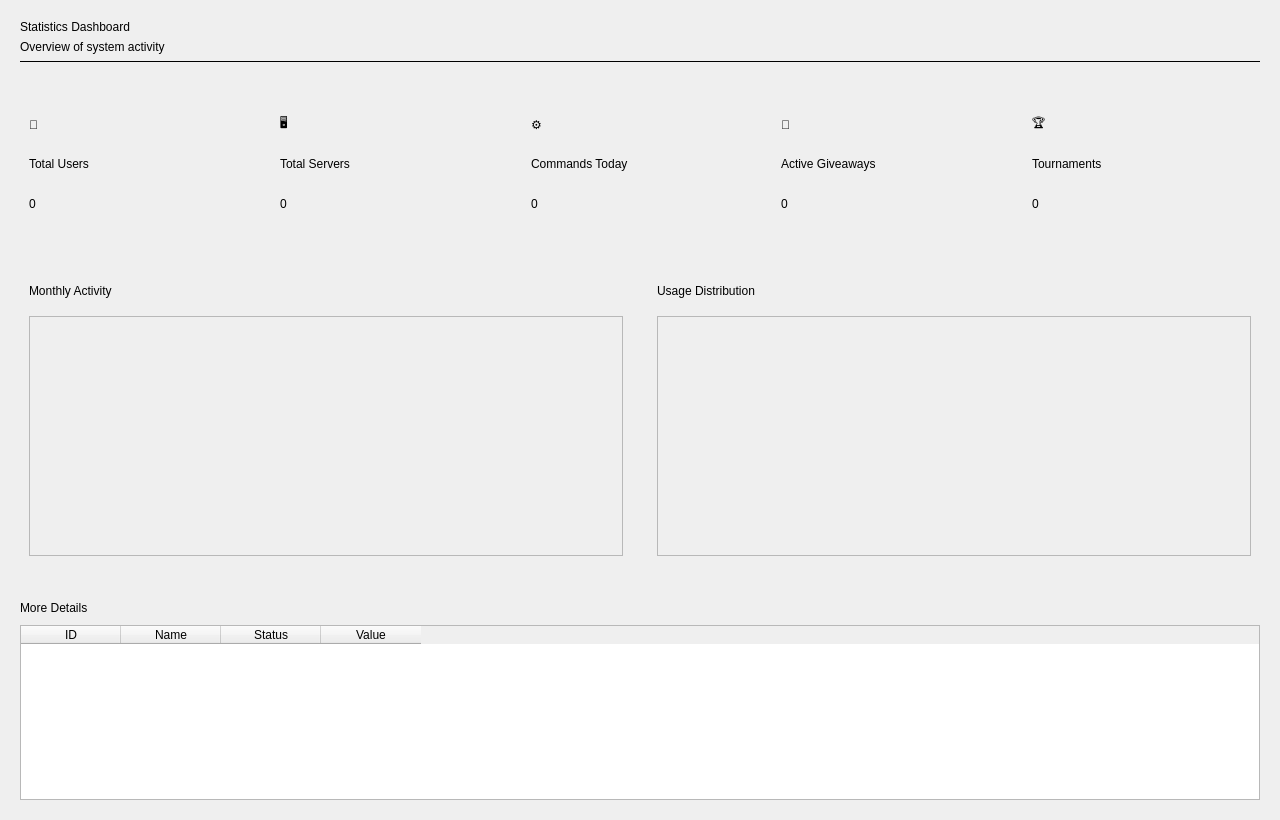
<?xml version="1.0" encoding="UTF-8"?>
<ui version="4.0">
 <class>StatisticsTab</class>
 <widget class="QWidget" name="StatisticsTab">
  <property name="geometry">
   <rect>
    <x>0</x><y>0</y><width>1280</width><height>820</height>
   </rect>
  </property>
  <property name="windowTitle">
   <string>Statistics Dashboard</string>
  </property>
  <layout class="QVBoxLayout" name="mainLayout">
   <property name="spacing">
    <number>18</number>
   </property>
   <property name="contentsMargins">
    <rect><left>20</left><top>20</top><right>20</right><bottom>20</bottom></rect>
   </property>

   <!-- Header Area -->
   <item>
    <widget class="QFrame" name="headerFrame">
     <property name="frameShape"><enum>QFrame::NoFrame</enum></property>
     <property name="objectName"><string>headerFrame</string></property>
     <layout class="QVBoxLayout" name="headerLayout">
      <property name="spacing"><number>6</number></property>
      <property name="contentsMargins">
       <rect><left>0</left><top>0</top><right>0</right><bottom>0</bottom></rect>
      </property>
      <item>
       <widget class="QLabel" name="titleLabel">
        <property name="text"><string>Statistics Dashboard</string></property>
        <property name="objectName"><string>titleLabel</string></property>
       </widget>
      </item>
      <item>
       <widget class="QLabel" name="subtitleLabel">
        <property name="text"><string>Overview of system activity</string></property>
        <property name="objectName"><string>subtitleLabel</string></property>
       </widget>
      </item>
      <item>
       <widget class="QFrame" name="headerDivider">
        <property name="frameShape"><enum>QFrame::HLine</enum></property>
        <property name="frameShadow"><enum>QFrame::Plain</enum></property>
        <property name="objectName"><string>headerDivider</string></property>
       </widget>
      </item>
     </layout>
    </widget>
   </item>

   <!-- KPI Cards Row -->
   <item>
    <widget class="QFrame" name="cardsContainer">
     <property name="objectName"><string>cardsContainer</string></property>
     <property name="frameShape"><enum>QFrame::NoFrame</enum></property>
     <layout class="QGridLayout" name="cardsLayout">
      <property name="horizontalSpacing"><number>14</number></property>
      <property name="verticalSpacing"><number>14</number></property>
      <property name="contentsMargins">
       <rect><left>0</left><top>0</top><right>0</right><bottom>0</bottom></rect>
      </property>
      <!-- Card 1 -->
      <item row="0" column="0">
       <widget class="QFrame" name="cardUsers">
        <property name="minimumSize"><size><width>0</width><height>130</height></size></property>
        <property name="maximumSize"><size><width>16777215</width><height>150</height></size></property>
        <property name="objectName"><string>card</string></property>
        <layout class="QVBoxLayout" name="cardUsersLayout">
         <property name="contentsMargins"><rect><left>16</left><top>14</top><right>16</right><bottom>14</bottom></rect></property>
         <property name="spacing"><number>6</number></property>
         <item>
          <widget class="QLabel" name="iconUsers">
           <property name="text"><string>👥</string></property>
           <property name="objectName"><string>iconLabel</string></property>
          </widget>
         </item>
         <item>
          <widget class="QLabel" name="titleUsers">
           <property name="text"><string>Total Users</string></property>
           <property name="objectName"><string>cardTitle</string></property>
          </widget>
         </item>
         <item>
          <widget class="QLabel" name="valueUsers">
           <property name="text"><string>0</string></property>
           <property name="objectName"><string>cardValue</string></property>
          </widget>
         </item>
        </layout>
       </widget>
      </item>
      <!-- Card 2 -->
      <item row="0" column="1">
       <widget class="QFrame" name="cardServers">
        <property name="minimumSize"><size><width>0</width><height>130</height></size></property>
        <property name="maximumSize"><size><width>16777215</width><height>150</height></size></property>
        <property name="objectName"><string>card</string></property>
        <layout class="QVBoxLayout" name="cardServersLayout">
         <property name="contentsMargins"><rect><left>16</left><top>14</top><right>16</right><bottom>14</bottom></rect></property>
         <property name="spacing"><number>6</number></property>
         <item><widget class="QLabel" name="iconServers"><property name="text"><string>🖥️</string></property><property name="objectName"><string>iconLabel</string></property></widget></item>
         <item><widget class="QLabel" name="titleServers"><property name="text"><string>Total Servers</string></property><property name="objectName"><string>cardTitle</string></property></widget></item>
         <item><widget class="QLabel" name="valueServers"><property name="text"><string>0</string></property><property name="objectName"><string>cardValue</string></property></widget></item>
        </layout>
       </widget>
      </item>
      <!-- Card 3 -->
      <item row="0" column="2">
       <widget class="QFrame" name="cardCommands">
        <property name="minimumSize"><size><width>0</width><height>130</height></size></property>
        <property name="maximumSize"><size><width>16777215</width><height>150</height></size></property>
        <property name="objectName"><string>card</string></property>
        <layout class="QVBoxLayout" name="cardCommandsLayout">
         <property name="contentsMargins"><rect><left>16</left><top>14</top><right>16</right><bottom>14</bottom></rect></property>
         <property name="spacing"><number>6</number></property>
         <item><widget class="QLabel" name="iconCommands"><property name="text"><string>⚙️</string></property><property name="objectName"><string>iconLabel</string></property></widget></item>
         <item><widget class="QLabel" name="titleCommands"><property name="text"><string>Commands Today</string></property><property name="objectName"><string>cardTitle</string></property></widget></item>
         <item><widget class="QLabel" name="valueCommands"><property name="text"><string>0</string></property><property name="objectName"><string>cardValue</string></property></widget></item>
        </layout>
       </widget>
      </item>
      <!-- Card 4 -->
      <item row="0" column="3">
       <widget class="QFrame" name="cardGiveaways">
        <property name="minimumSize"><size><width>0</width><height>130</height></size></property>
        <property name="maximumSize"><size><width>16777215</width><height>150</height></size></property>
        <property name="objectName"><string>card</string></property>
        <layout class="QVBoxLayout" name="cardGiveawaysLayout">
         <property name="contentsMargins"><rect><left>16</left><top>14</top><right>16</right><bottom>14</bottom></rect></property>
         <property name="spacing"><number>6</number></property>
         <item><widget class="QLabel" name="iconGiveaways"><property name="text"><string>🎁</string></property><property name="objectName"><string>iconLabel</string></property></widget></item>
         <item><widget class="QLabel" name="titleGiveaways"><property name="text"><string>Active Giveaways</string></property><property name="objectName"><string>cardTitle</string></property></widget></item>
         <item><widget class="QLabel" name="valueGiveaways"><property name="text"><string>0</string></property><property name="objectName"><string>cardValue</string></property></widget></item>
        </layout>
       </widget>
      </item>
      <!-- Card 5 -->
      <item row="0" column="4">
       <widget class="QFrame" name="cardTournaments">
        <property name="minimumSize"><size><width>0</width><height>130</height></size></property>
        <property name="maximumSize"><size><width>16777215</width><height>150</height></size></property>
        <property name="objectName"><string>card</string></property>
        <layout class="QVBoxLayout" name="cardTournamentsLayout">
         <property name="contentsMargins"><rect><left>16</left><top>14</top><right>16</right><bottom>14</bottom></rect></property>
         <property name="spacing"><number>6</number></property>
         <item><widget class="QLabel" name="iconTournaments"><property name="text"><string>🏆</string></property><property name="objectName"><string>iconLabel</string></property></widget></item>
         <item><widget class="QLabel" name="titleTournaments"><property name="text"><string>Tournaments</string></property><property name="objectName"><string>cardTitle</string></property></widget></item>
         <item><widget class="QLabel" name="valueTournaments"><property name="text"><string>0</string></property><property name="objectName"><string>cardValue</string></property></widget></item>
        </layout>
       </widget>
      </item>
     </layout>
    </widget>
   </item>

   <!-- Charts Section -->
   <item>
    <widget class="QFrame" name="chartsContainer">
     <property name="objectName"><string>chartsContainer</string></property>
     <layout class="QGridLayout" name="chartsLayout">
      <property name="horizontalSpacing"><number>16</number></property>
      <property name="verticalSpacing"><number>16</number></property>
      <property name="contentsMargins">
       <rect><left>0</left><top>0</top><right>0</right><bottom>0</bottom></rect>
      </property>
      <!-- Chart 1 -->
      <item row="0" column="0">
       <widget class="QFrame" name="chartActivity">
        <property name="minimumSize"><size><width>0</width><height>300</height></size></property>
        <property name="objectName"><string>chartFrame</string></property>
        <layout class="QVBoxLayout" name="chartActivityLayout">
         <property name="contentsMargins"><rect><left>16</left><top>14</top><right>16</right><bottom>14</bottom></rect></property>
         <property name="spacing"><number>8</number></property>
         <item><widget class="QLabel" name="chartActivityTitle"><property name="text"><string>Monthly Activity</string></property><property name="objectName"><string>chartTitle</string></property></widget></item>
         <item><widget class="QFrame" name="chartActivityPlaceholder"><property name="minimumSize"><size><width>0</width><height>240</height></size></property><property name="objectName"><string>chartPlaceholder</string></property><property name="frameShape"><enum>QFrame::StyledPanel</enum></property></widget></item>
        </layout>
       </widget>
      </item>
      <!-- Chart 2 -->
      <item row="0" column="1">
       <widget class="QFrame" name="chartDistribution">
        <property name="minimumSize"><size><width>0</width><height>300</height></size></property>
        <property name="objectName"><string>chartFrame</string></property>
        <layout class="QVBoxLayout" name="chartDistributionLayout">
         <property name="contentsMargins"><rect><left>16</left><top>14</top><right>16</right><bottom>14</bottom></rect></property>
         <property name="spacing"><number>8</number></property>
         <item><widget class="QLabel" name="chartDistributionTitle"><property name="text"><string>Usage Distribution</string></property><property name="objectName"><string>chartTitle</string></property></widget></item>
         <item><widget class="QFrame" name="chartDistributionPlaceholder"><property name="minimumSize"><size><width>0</width><height>240</height></size></property><property name="objectName"><string>chartPlaceholder</string></property><property name="frameShape"><enum>QFrame::StyledPanel</enum></property></widget></item>
        </layout>
       </widget>
      </item>
     </layout>
    </widget>
   </item>

   <!-- Details Table Section -->
   <item>
    <widget class="QFrame" name="detailsContainer">
     <property name="objectName"><string>detailsContainer</string></property>
     <layout class="QVBoxLayout" name="detailsLayout">
      <property name="spacing"><number>10</number></property>
      <property name="contentsMargins"><rect><left>0</left><top>10</top><right>0</right><bottom>0</bottom></rect></property>
      <item><widget class="QLabel" name="detailsTitle"><property name="text"><string>More Details</string></property><property name="objectName"><string>sectionTitle</string></property></widget></item>
      <item>
       <widget class="QTableWidget" name="detailsTable">
        <property name="columnCount"><number>4</number></property>
        <property name="rowCount"><number>0</number></property>
        <column><property name="text"><string>ID</string></property></column>
        <column><property name="text"><string>Name</string></property></column>
        <column><property name="text"><string>Status</string></property></column>
        <column><property name="text"><string>Value</string></property></column>
        <property name="objectName"><string>detailsTable</string></property>
       </widget>
      </item>
     </layout>
    </widget>
   </item>
  </layout>
 </widget>
 <resources/>
 <connections/>
</ui>
